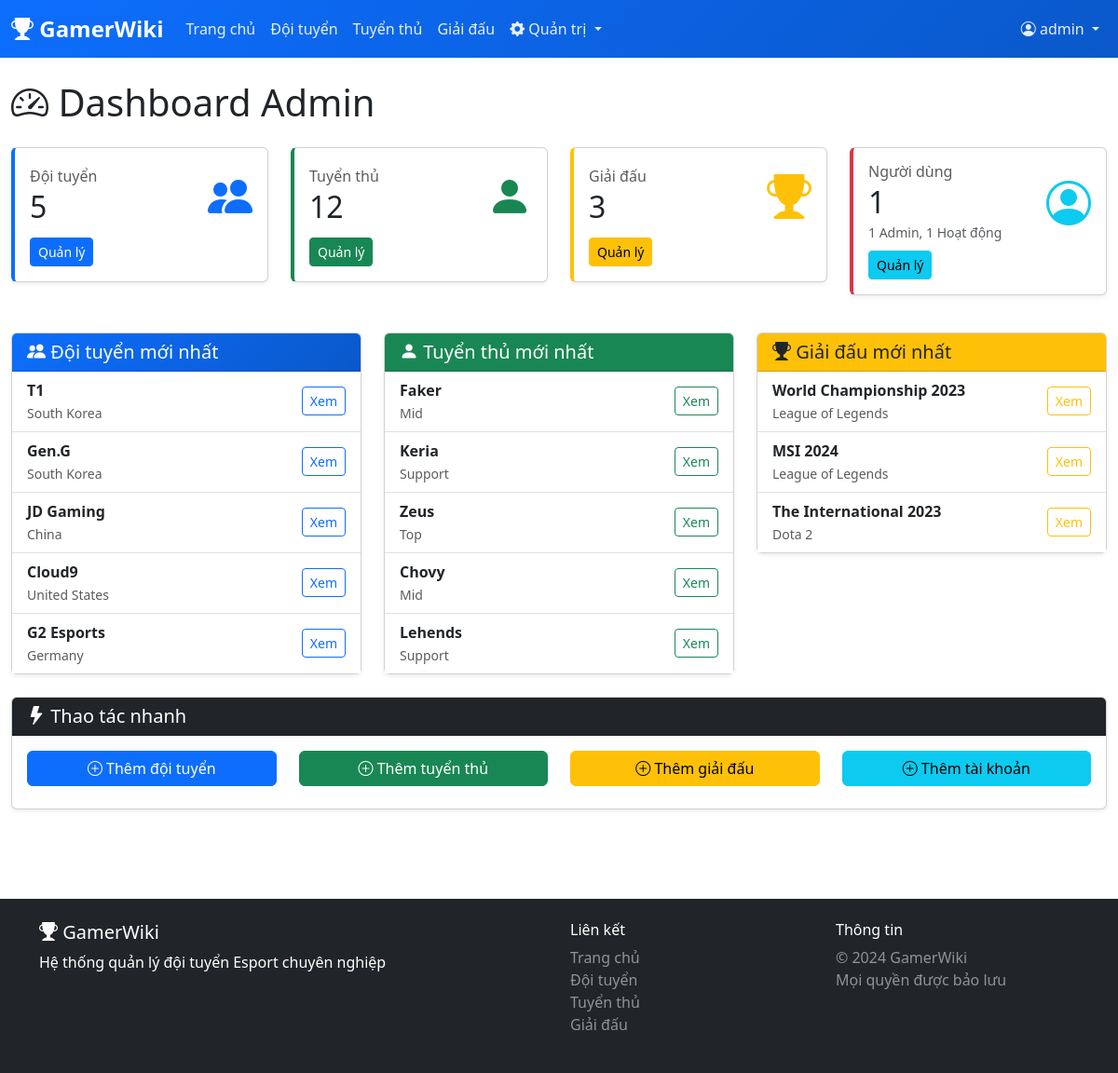
/admin/index.php (signed in), run on the app's committed database.
### tables this page shows
CREATE TABLE doi_tuyen (
    id INT AUTO_INCREMENT PRIMARY KEY,
    ten_doi VARCHAR(100) NOT NULL,
    logo VARCHAR(255),
    quoc_gia VARCHAR(50),
    nam_thanh_lap YEAR,
    thanh_tich TEXT,
    mo_ta TEXT,
    ngay_tao DATETIME DEFAULT CURRENT_TIMESTAMP,
    ngay_cap_nhat DATETIME DEFAULT CURRENT_TIMESTAMP ON UPDATE CURRENT_TIMESTAMP,
    INDEX idx_ten_doi (ten_doi),
    INDEX idx_quoc_gia (quoc_gia)
);

CREATE TABLE tuyen_thu (
    id INT AUTO_INCREMENT PRIMARY KEY,
    ten_that VARCHAR(100) NOT NULL,
    nickname VARCHAR(50) NOT NULL,
    anh_dai_dien VARCHAR(255),
    vai_tro VARCHAR(50),
    quoc_tich VARCHAR(50),
    ngay_sinh DATE,
    id_doi_tuyen INT,
    mo_ta TEXT,
    ngay_tao DATETIME DEFAULT CURRENT_TIMESTAMP,
    ngay_cap_nhat DATETIME DEFAULT CURRENT_TIMESTAMP ON UPDATE CURRENT_TIMESTAMP,
    FOREIGN KEY (id_doi_tuyen) REFERENCES doi_tuyen(id) ON DELETE SET NULL,
    INDEX idx_nickname (nickname),
    INDEX idx_doi_tuyen (id_doi_tuyen)
);

CREATE TABLE giai_dau (
    id INT AUTO_INCREMENT PRIMARY KEY,
    ten_giai VARCHAR(150) NOT NULL,
    game VARCHAR(100) NOT NULL,
    thoi_gian_bat_dau DATE,
    thoi_gian_ket_thuc DATE,
    dia_diem VARCHAR(100),
    giai_thuong VARCHAR(100),
    mo_ta TEXT,
    ngay_tao DATETIME DEFAULT CURRENT_TIMESTAMP,
    INDEX idx_ten_giai (ten_giai),
    INDEX idx_game (game)
);

### includes/functions.php (called while the page is built, shortened)
<?php
function escape_html($string) {
    return htmlspecialchars($string, ENT_QUOTES, 'UTF-8');
}
?>

### config/config.php (called while the page is built, shortened)
<?php
function url($path = '') {
    $path = ltrim($path, '/');
    return BASE_PATH === '' ? '/' . $path : BASE_PATH . '/' . $path;
}
?>

### admin/index.php (the view, shortened to what this page needs)
<?php
require_once __DIR__ . '/../includes/header.php';
try {
    $stmt = $conn->query("SELECT COUNT(*) as total FROM doi_tuyen");
    $tong_doi_tuyen = $stmt->fetch()['total'];
    $stmt = $conn->query("SELECT COUNT(*) as total FROM tuyen_thu");
    $tong_tuyen_thu = $stmt->fetch()['total'];
    $stmt = $conn->query("SELECT COUNT(*) as total FROM giai_dau");
    $tong_giai_dau = $stmt->fetch()['total'];
    $stmt = $conn->query("SELECT COUNT(*) as total FROM nguoi_dung");
    $tong_nguoi_dung = $stmt->fetch()['total'];
    $stmt = $conn->query("SELECT COUNT(*) as total FROM nguoi_dung WHERE vai_tro = 'admin'");
    $tong_admin = $stmt->fetch()['total'];
    $stmt = $conn->query("SELECT COUNT(*) as total FROM nguoi_dung WHERE trang_thai = 'active'");
    $tong_nguoi_dung_hoat_dong = $stmt->fetch()['total'];
    $stmt = $conn->query("SELECT * FROM doi_tuyen ORDER BY ngay_cap_nhat DESC LIMIT 5");
    $doi_tuyen_moi_nhat = $stmt->fetchAll();
    $stmt = $conn->query("SELECT * FROM tuyen_thu ORDER BY ngay_cap_nhat DESC LIMIT 5");
    $tuyen_thu_moi_nhat = $stmt->fetchAll();
    $stmt = $conn->query("SELECT * FROM giai_dau ORDER BY ngay_tao DESC LIMIT 5");
    $giai_dau_moi_nhat = $stmt->fetchAll();
} catch (PDOException $e) {
    $error = 'Lỗi khi tải dữ liệu.';
}
?>
<?php include __DIR__ . '/../includes/navbar.php'; ?>
<div class="container-fluid mt-4 mb-5">
    <h1 class="mb-4"><i class="bi bi-speedometer2"></i> Dashboard Admin</h1>
    <div class="row mb-4">
        <div class="col-md-3 mb-3">
            <div class="card dashboard-card shadow-sm">
                <div class="card-body">
                    <div class="d-flex justify-content-between align-items-center">
                        <div>
                            <h6 class="text-muted mb-1">Đội tuyển</h6>
                            <h2 class="mb-0"><?php echo $tong_doi_tuyen; ?></h2>
                        </div>
                        <div>
                            <i class="bi bi-people-fill text-primary" style="font-size: 3rem;"></i>
                        </div>
                    </div>
                    <a href="doi_tuyen.php" class="btn btn-sm btn-primary mt-2">Quản lý</a>
                </div>
            </div>
        </div>
        <div class="col-md-3 mb-3">
            <div class="card dashboard-card success shadow-sm">
                <div class="card-body">
                    <div class="d-flex justify-content-between align-items-center">
                        <div>
                            <h6 class="text-muted mb-1">Tuyển thủ</h6>
                            <h2 class="mb-0"><?php echo $tong_tuyen_thu; ?></h2>
                        </div>
                        <div>
                            <i class="bi bi-person-fill text-success" style="font-size: 3rem;"></i>
                        </div>
                    </div>
                    <a href="tuyen_thu.php" class="btn btn-sm btn-success mt-2">Quản lý</a>
                </div>
            </div>
        </div>
        <div class="col-md-3 mb-3">
            <div class="card dashboard-card warning shadow-sm">
                <div class="card-body">
                    <div class="d-flex justify-content-between align-items-center">
                        <div>
                            <h6 class="text-muted mb-1">Giải đấu</h6>
                            <h2 class="mb-0"><?php echo $tong_giai_dau; ?></h2>
                        </div>
                        <div>
                            <i class="bi bi-trophy-fill text-warning" style="font-size: 3rem;"></i>
                        </div>
                    </div>
                    <a href="giai_dau.php" class="btn btn-sm btn-warning mt-2">Quản lý</a>
                </div>
            </div>
        </div>
        <div class="col-md-3 mb-3">
            <div class="card dashboard-card danger shadow-sm">
                <div class="card-body">
                    <div class="d-flex justify-content-between align-items-center">
                        <div>
                            <h6 class="text-muted mb-1">Người dùng</h6>
                            <h2 class="mb-0"><?php echo $tong_nguoi_dung; ?></h2>
                            <small class="text-muted"><?php echo $tong_admin; ?> Admin, <?php echo $tong_nguoi_dung_hoat_dong; ?> Hoạt động</small>
                        </div>
                        <div>
                            <i class="bi bi-person-circle text-info" style="font-size: 3rem;"></i>
                        </div>
                    </div>
                    <a href="tai_khoan.php" class="btn btn-sm btn-info mt-2">Quản lý</a>
                </div>
            </div>
        </div>
    </div>
    <div class="row">
        <div class="col-md-4 mb-4">
            <div class="card shadow-sm">
                <div class="card-header bg-primary text-white">
                    <h5 class="mb-0"><i class="bi bi-people-fill"></i> Đội tuyển mới nhất</h5>
                </div>
                <div class="card-body p-0">
                    <div class="list-group list-group-flush">
                        <?php foreach ($doi_tuyen_moi_nhat as $doi): ?>
                        <div class="list-group-item">
                            <div class="d-flex justify-content-between align-items-center">
                                <div>
                                    <strong><?php echo escape_html($doi['ten_doi']); ?></strong>
                                    <br>
                                    <small class="text-muted"><?php echo escape_html($doi['quoc_gia']); ?></small>
                                </div>
                                <a href="<?php echo url('pages/chi_tiet_dt.php?id=' . $doi['id']); ?>"
                                   class="btn btn-sm btn-outline-primary">Xem</a>
                            </div>
                        </div>
                        <?php endforeach; ?>
                    </div>
                </div>
            </div>
        </div>
        <div class="col-md-4 mb-4">
            <div class="card shadow-sm">
                <div class="card-header bg-success text-white">
                    <h5 class="mb-0"><i class="bi bi-person-fill"></i> Tuyển thủ mới nhất</h5>
                </div>
                <div class="card-body p-0">
                    <div class="list-group list-group-flush">
                        <?php foreach ($tuyen_thu_moi_nhat as $tt): ?>
                        <div class="list-group-item">
                            <div class="d-flex justify-content-between align-items-center">
                                <div>
                                    <strong><?php echo escape_html($tt['nickname']); ?></strong>
                                    <br>
                                    <small class="text-muted"><?php echo escape_html($tt['vai_tro']); ?></small>
                                </div>
                                <a href="<?php echo url('pages/chi_tiet_tt.php?id=' . $tt['id']); ?>"
                                   class="btn btn-sm btn-outline-success">Xem</a>
                            </div>
                        </div>
                        <?php endforeach; ?>
                    </div>
                </div>
            </div>
        </div>
        <div class="col-md-4 mb-4">
            <div class="card shadow-sm">
                <div class="card-header bg-warning">
                    <h5 class="mb-0"><i class="bi bi-trophy-fill"></i> Giải đấu mới nhất</h5>
                </div>
                <div class="card-body p-0">
                    <div class="list-group list-group-flush">
                        <?php foreach ($giai_dau_moi_nhat as $gd): ?>
                        <div class="list-group-item">
                            <div class="d-flex justify-content-between align-items-center">
                                <div>
                                    <strong><?php echo escape_html($gd['ten_giai']); ?></strong>
                                    <br>
                                    <small class="text-muted"><?php echo escape_html($gd['game']); ?></small>
                                </div>
                                <a href="<?php echo url('pages/chi_tiet_gd.php?id=' . $gd['id']); ?>"
                                   class="btn btn-sm btn-outline-warning">Xem</a>
                            </div>
                        </div>
                        <?php endforeach; ?>
                    </div>
                </div>
            </div>
        </div>
    </div>
    <div class="card shadow-sm">
        <div class="card-header bg-dark text-white">
            <h5 class="mb-0"><i class="bi bi-lightning-fill"></i> Thao tác nhanh</h5>
        </div>
        <div class="card-body">
            <div class="row">
                <div class="col-md-3 mb-2">
                    <a href="doi_tuyen.php?action=add" class="btn btn-primary w-100">
                        <i class="bi bi-plus-circle"></i> Thêm đội tuyển
                    </a>
                </div>
                <div class="col-md-3 mb-2">
                    <a href="tuyen_thu.php?action=add" class="btn btn-success w-100">
                        <i class="bi bi-plus-circle"></i> Thêm tuyển thủ
                    </a>
                </div>
                <div class="col-md-3 mb-2">
                    <a href="giai_dau.php?action=add" class="btn btn-warning w-100">
                        <i class="bi bi-plus-circle"></i> Thêm giải đấu
                    </a>
                </div>
                <div class="col-md-3 mb-2">
                    <a href="tai_khoan.php?action=add" class="btn btn-info w-100">
                        <i class="bi bi-plus-circle"></i> Thêm tài khoản
                    </a>
                </div>
            </div>
        </div>
    </div>
</div>
<?php include __DIR__ . '/../includes/footer.php'; ?>

### assets/css/style.css (style rules this page uses)
:root { --primary-color: #0d6efd; --secondary-color: #6c757d; --success-color: #198754; --danger-color: #dc3545; --warning-color: #ffc107; --info-color: #0dcaf0; --dark-color: #212529; --light-color: #f8f9fa; }
body { font-family: 'Segoe UI', Tahoma, Geneva, Verdana, sans-serif; min-height: 100vh; display: flex; flex-direction: column; }
.card { transition: transform 0.2s, box-shadow 0.2s; }
.btn { transition: all 0.3s; }
.dashboard-card { border-left: 4px solid var(--primary-color); }
.dashboard-card.success { border-left-color: var(--success-color); }
.dashboard-card.warning { border-left-color: var(--warning-color); }
.dashboard-card.danger { border-left-color: var(--danger-color); }
.bg-primary { background: linear-gradient(135deg, #0d6efd 0%, #0a58ca 100%) !important; }

### data on the page
doi_tuyen: ten_doi "T1", quoc_gia "South Korea"
doi_tuyen: ten_doi "Gen.G", quoc_gia "South Korea"
doi_tuyen: ten_doi "JD Gaming", quoc_gia "China"
doi_tuyen: ten_doi "Cloud9", quoc_gia "United States"
doi_tuyen: ten_doi "G2 Esports", quoc_gia "Germany"
tuyen_thu: nickname "Faker", vai_tro "Mid"
tuyen_thu: nickname "Keria", vai_tro "Support"
tuyen_thu: nickname "Zeus", vai_tro "Top"
tuyen_thu: nickname "Chovy", vai_tro "Mid"
tuyen_thu: nickname "Lehends", vai_tro "Support"
giai_dau: ten_giai "World Championship 2023", game "League of Legends"
giai_dau: ten_giai "MSI 2024", game "League of Legends"
giai_dau: ten_giai "The International 2023", game "Dota 2"

### other printed values
escape_html($_SESSION['ten_dang_nhap']) "admin"
$tong_doi_tuyen "5"
$tong_tuyen_thu "12"
$tong_giai_dau "3"
$tong_nguoi_dung "1"
$tong_admin "1"
$tong_nguoi_dung_hoat_dong "1"
